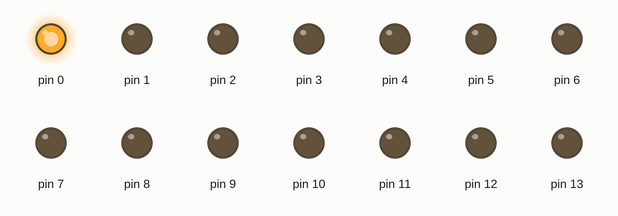
The sketch below on a simulated Arduino Uno, built with avr-gcc and run on an emulated ATmega328P. Shown: output pins drawn as LEDs (lit = HIGH).

Above: at 0.5 s.
At 2.5 s:
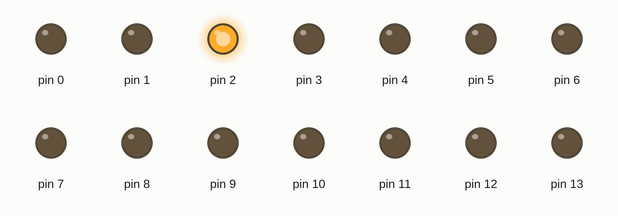
At 4.5 s:
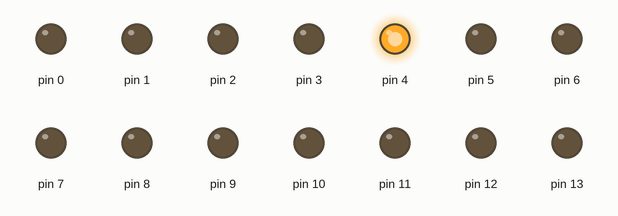
At 8.5 s:
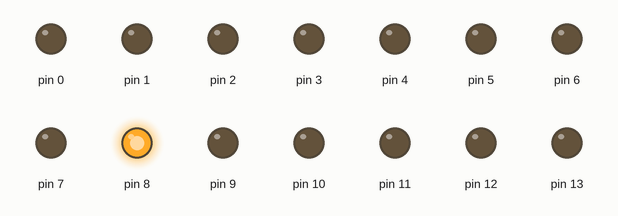
At 12.5 s:
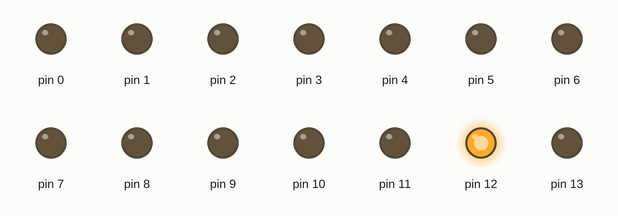
At 17.5 s:
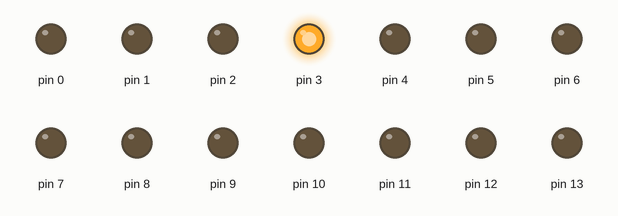
Timing chart, 0 to 18.2 s (numbered marks = the images above):
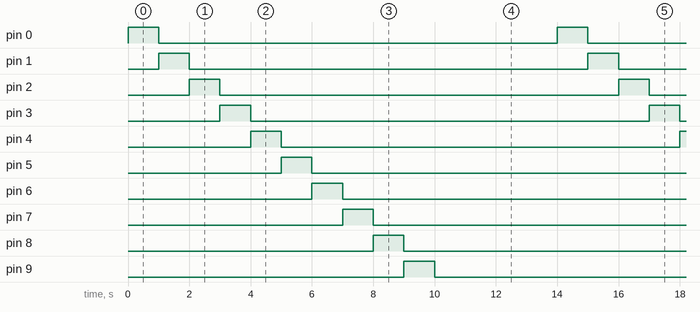

Measured:
- by itself, pin 0–13: alternates HIGH for 1.0 s and LOW for 13.0 s
- by itself, everything shown: repeats every 14.0 s, in 15 steps

The sketch:

new_arduino_test.pde
```cpp
/*
  Blink

 Turns on an LED on for one second, then off for one second, repeatedly.

 The circuit:
 * LED connected from digital pin 13 to ground.

 * Note: On most Arduino boards, there is already an LED on the board
 connected to pin 13, so you don't need any extra components for this example.


 Created 1 June 2005
 By David Cuartielles

 http://arduino.cc/en/Tutorial/Blink

 based on an orginal by H. Barragan for the Wiring i/o board

 */

int ledPin =  13;    // LED connected to digital pin 13

// The setup() method runs once, when the sketch starts

void setup()   {
  // initialize the digital pin as an output:
  for(ledPin = 0; ledPin <= 13; ledPin++ ){
    pinMode(ledPin, OUTPUT);
  }
}

// the loop() method runs over and over again,
// as long as the Arduino has power

void loop()
{
  for(ledPin = 0; ledPin <= 13; ledPin++ ){
    digitalWrite(ledPin, HIGH);   // set the LED on
    delay(1000);                  // wait for a second
    digitalWrite(ledPin, LOW);    // set the LED off
  }

}
```
